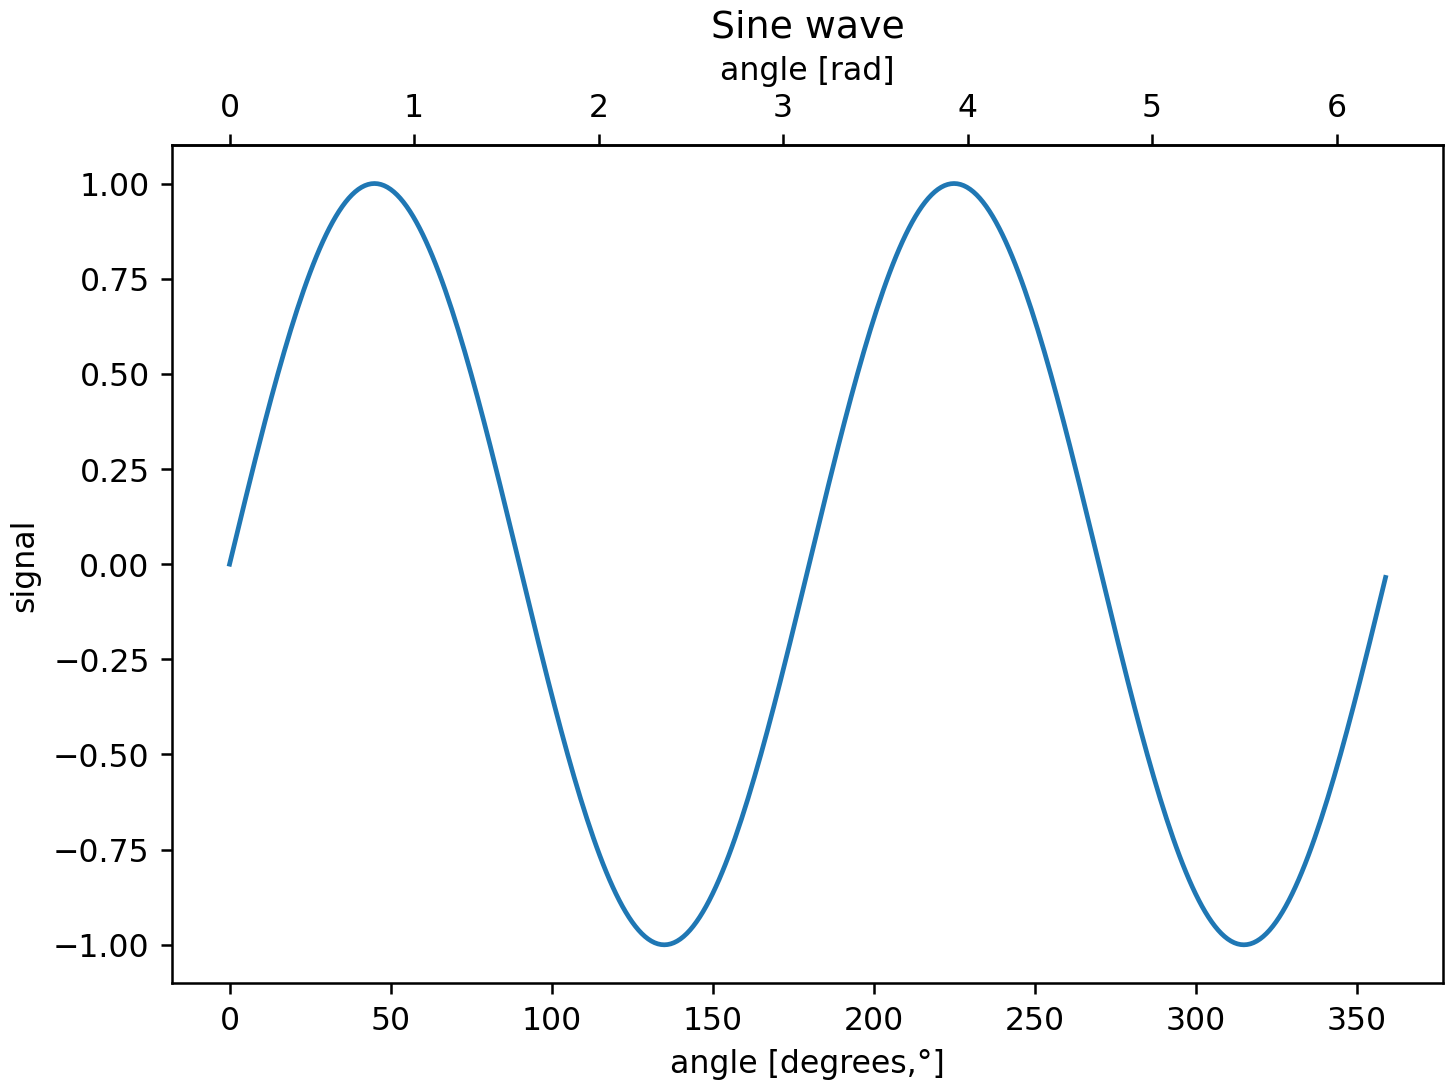

Here is the Python script that generated this plot:
import matplotlib.pyplot as plt
import numpy as np


fig, ax = plt.subplots(layout='constrained')
x = np.arange(0, 360, 1)
y = np.sin(2 * x * np.pi / 180)
ax.plot(x, y)
ax.set_xlabel('angle [degrees,°]')
ax.set_ylabel('signal')
ax.set_title('Sine wave')


def deg2rad(x):
    return x * np.pi / 180


def rad2deg(x):
    return x * 180 / np.pi


secax = ax.secondary_xaxis('top', functions=(deg2rad, rad2deg))
secax.set_xlabel('angle [rad]')

plt.show()
# plt.savefig("11-graphics_additional_axis.png", dpi=227)
